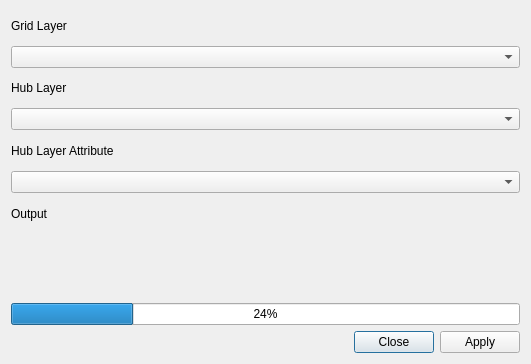
<?xml version="1.0" encoding="UTF-8"?>
<ui version="4.0">
 <class>urscape_hub_form</class>
 <widget class="QDialog" name="urscape_hub_form">
  <property name="windowModality">
   <enum>Qt::ApplicationModal</enum>
  </property>
  <property name="enabled">
   <bool>true</bool>
  </property>
  <property name="geometry">
   <rect>
    <x>0</x>
    <y>0</y>
    <width>531</width>
    <height>364</height>
   </rect>
  </property>
  <property name="mouseTracking">
   <bool>false</bool>
  </property>
  <property name="windowTitle">
   <string>Hub Distance</string>
  </property>
  <layout class="QVBoxLayout" name="verticalLayout">
   <item>
    <layout class="QGridLayout" name="gridLayout">
     <item row="1" column="0" colspan="2">
      <widget class="QgsMapLayerComboBox" name="CboGrid">
       <property name="showCrs">
        <bool>true</bool>
       </property>
      </widget>
     </item>
     <item row="9" column="0" colspan="2">
      <widget class="QProgressBar" name="status">
       <property name="value">
        <number>24</number>
       </property>
      </widget>
     </item>
     <item row="6" column="0" colspan="2">
      <widget class="QLabel" name="LblOutput">
       <property name="text">
        <string>Output</string>
       </property>
      </widget>
     </item>
     <item row="2" column="0" colspan="2">
      <widget class="QLabel" name="LblHub">
       <property name="text">
        <string>Hub Layer</string>
       </property>
      </widget>
     </item>
     <item row="3" column="0" colspan="2">
      <widget class="QgsMapLayerComboBox" name="CboHub">
       <property name="showCrs">
        <bool>true</bool>
       </property>
      </widget>
     </item>
     <item row="0" column="0" colspan="2">
      <widget class="QLabel" name="LblGridLayer">
       <property name="text">
        <string>Grid Layer</string>
       </property>
      </widget>
     </item>
     <item row="8" column="0" colspan="2">
      <widget class="QLabel" name="LblStatus">
       <property name="text">
        <string/>
       </property>
      </widget>
     </item>
     <item row="7" column="0" colspan="2">
      <widget class="QgsFileWidget" name="output_file_name"/>
     </item>
     <item row="5" column="0" colspan="2">
      <widget class="QgsFieldComboBox" name="CboHubAttribute"/>
     </item>
     <item row="4" column="0" colspan="2">
      <widget class="QLabel" name="LblHubAttribute">
       <property name="text">
        <string>Hub Layer Attribute</string>
       </property>
      </widget>
     </item>
    </layout>
   </item>
   <item>
    <widget class="QDialogButtonBox" name="BtnApplyClose">
     <property name="standardButtons">
      <set>QDialogButtonBox::Apply|QDialogButtonBox::Close</set>
     </property>
    </widget>
   </item>
  </layout>
 </widget>
 <customwidgets>
  <customwidget>
   <class>QgsFieldComboBox</class>
   <extends>QComboBox</extends>
   <header>qgsfieldcombobox.h</header>
  </customwidget>
  <customwidget>
   <class>QgsFileWidget</class>
   <extends>QWidget</extends>
   <header>qgsfilewidget.h</header>
  </customwidget>
  <customwidget>
   <class>QgsMapLayerComboBox</class>
   <extends>QComboBox</extends>
   <header>qgsmaplayercombobox.h</header>
  </customwidget>
 </customwidgets>
 <resources/>
 <connections>
  <connection>
   <sender>BtnApplyClose</sender>
   <signal>accepted()</signal>
   <receiver>urscape_hub_form</receiver>
   <slot>accept()</slot>
   <hints>
    <hint type="sourcelabel">
     <x>251</x>
     <y>272</y>
    </hint>
    <hint type="destinationlabel">
     <x>169</x>
     <y>143</y>
    </hint>
   </hints>
  </connection>
  <connection>
   <sender>BtnApplyClose</sender>
   <signal>rejected()</signal>
   <receiver>urscape_hub_form</receiver>
   <slot>reject()</slot>
   <hints>
    <hint type="sourcelabel">
     <x>251</x>
     <y>272</y>
    </hint>
    <hint type="destinationlabel">
     <x>169</x>
     <y>143</y>
    </hint>
   </hints>
  </connection>
 </connections>
</ui>
